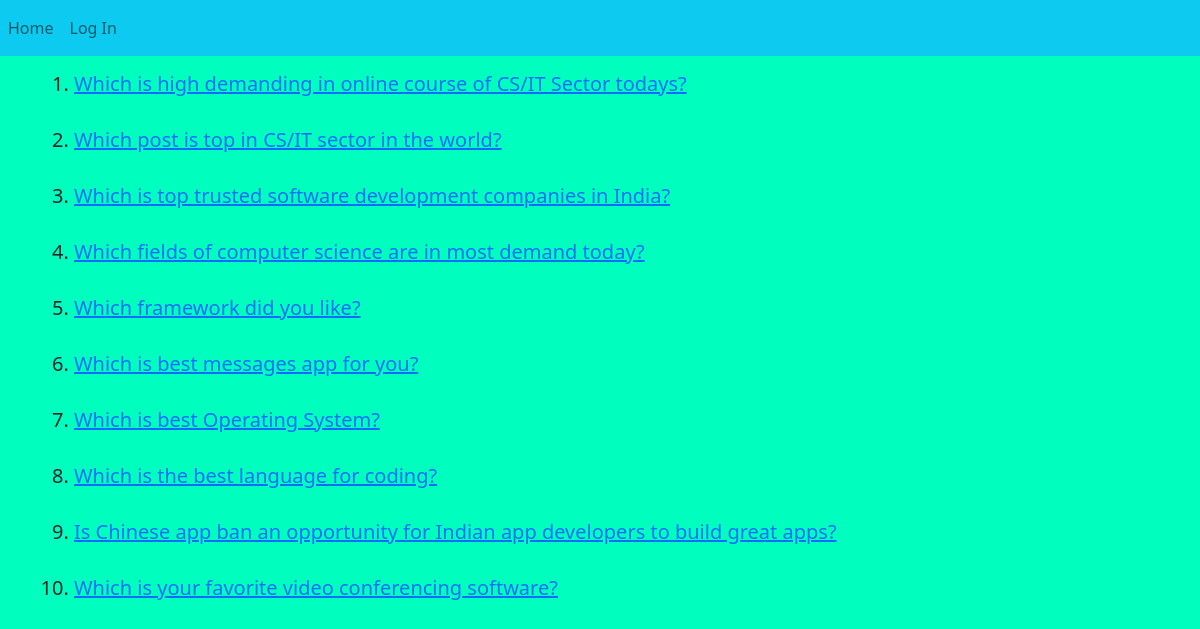
/home/, run on the app's committed database.
### polls/models.py (models this page shows, shortened)
class Question(models.Model):
    question_text=models.CharField(max_length=700)
    pub_date=models.DateTimeField('Date published')

### polls/views.py (the view)
# urls.py: path('home/', views.IndexView.as_view(), name='home'),
class IndexView(generic.ListView):
    template_name = 'polls/index.html'
    context_object_name = 'latest_question_list'
    def get_queryset(self):
        return Question.objects.filter( pub_date__lte=timezone.now() ).order_by('-pub_date')[:10]

### polls/templates/polls/index.html (shortened to what this page needs)
{% extends 'parents.html' %}
{% load static %}
{% block scss %}  <link rel="stylesheet" href="{% static 'polls/css/index.css' %}">{% endblock scss %}
{% block content %}
<div class="container mt-3">
  {% if latest_question_list %}
            <ol>
            {% for question in latest_question_list %}
                <h5><li><a href="{% url 'polls:detail' question.id %}">{{ question.question_text }}</a></li></h5> <br>
            {% endfor %}
            </ol>
        {% else %}
        <p>No polls are available.</p>
        {% endif %}
</div>
{% endblock content %}

### templates/parents.html (shortened to what this page needs)
<!DOCTYPE html>
{% load static %}
<html lang="en">
<head>
    <link rel="stylesheet" href=" {% static 'polls/css/bootstrap.css' %} ">
    <link rel="stylesheet" href=" {% static 'polls/css/all.css' %} ">
    {% block scss %}{% endblock scss %}
</head>
<body>
<nav class="navbar navbar-expand-lg navbar-light bg-info">
  <div class="collapse navbar-collapse" id="navbarSupportedContent">
    <ul class="navbar-nav me-auto mb-2 mb-lg-0">
    <li class="nav-item"><a class="nav-link" href=" {% url 'polls:welcome' %}">Home</a></li>
    {% if user.is_authenticated %}
    <li class="nav-item"><a class="nav-link" href="{% url 'polls:home' %} "> Survey Dashboard</a> </li>
    <li class="nav-item"><a class="nav-link" href="{% url 'polls:logout' %} "> Log Out</a></li>
    {% else %}
    <li class="nav-item"><a class="nav-link" href="{% url 'polls:login' %} "> Log In</a></li>
    {% endif %}
    </ul>
  </div>
</nav>
  {% block content %}
  {% endblock content %}
</body>
</html>

### polls/static/polls/css/index.css (style rules this page uses)
body { background-color: #00ffbf; }

### data on the page
Question: question_text "Which is high demanding in online course of CS/IT Sector todays?"
Question: question_text "Which post is top in CS/IT sector in the world?"
Question: question_text "Which is top trusted software development companies in India?"
Question: question_text "Which fields of computer science are in most demand today?"
Question: question_text "Which framework did you like?"
Question: question_text "Which is best messages app for you?"
Question: question_text "Which is best Operating System?"
Question: question_text "Which is the best language for coding?"
Question: question_text "Is Chinese app ban an opportunity for Indian app developers to build great apps?"
Question: question_text "Which is your favorite video conferencing software?"
